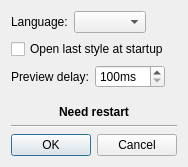
<?xml version="1.0" encoding="UTF-8"?>
<ui version="4.0">
 <class>Options</class>
 <widget class="QDialog" name="Options">
  <property name="geometry">
   <rect>
    <x>0</x>
    <y>0</y>
    <width>188</width>
    <height>167</height>
   </rect>
  </property>
  <property name="windowTitle">
   <string>Options</string>
  </property>
  <layout class="QGridLayout" name="gridLayout">
   <item row="0" column="0">
    <layout class="QHBoxLayout" name="horizontalLayout">
     <item>
      <widget class="QLabel" name="label">
       <property name="text">
        <string>Language:</string>
       </property>
      </widget>
     </item>
     <item>
      <widget class="QComboBox" name="comboLang">
       <property name="sizePolicy">
        <sizepolicy hsizetype="Maximum" vsizetype="Fixed">
         <horstretch>1</horstretch>
         <verstretch>0</verstretch>
        </sizepolicy>
       </property>
      </widget>
     </item>
     <item>
      <spacer name="horizontalSpacer">
       <property name="orientation">
        <enum>Qt::Horizontal</enum>
       </property>
       <property name="sizeType">
        <enum>QSizePolicy::Expanding</enum>
       </property>
       <property name="sizeHint" stdset="0">
        <size>
         <width>0</width>
         <height>20</height>
        </size>
       </property>
      </spacer>
     </item>
    </layout>
   </item>
   <item row="1" column="0">
    <widget class="QCheckBox" name="checkOpenLast">
     <property name="text">
      <string>Open last style at startup</string>
     </property>
    </widget>
   </item>
   <item row="2" column="0">
    <layout class="QHBoxLayout" name="horizontalLayout_2">
     <item>
      <widget class="QLabel" name="label_2">
       <property name="text">
        <string>Preview delay:</string>
       </property>
      </widget>
     </item>
     <item>
      <widget class="QSpinBox" name="spinPreviewDelay">
       <property name="suffix">
        <string>ms</string>
       </property>
       <property name="minimum">
        <number>100</number>
       </property>
       <property name="maximum">
        <number>5000</number>
       </property>
      </widget>
     </item>
     <item>
      <spacer name="horizontalSpacer_2">
       <property name="orientation">
        <enum>Qt::Horizontal</enum>
       </property>
       <property name="sizeHint" stdset="0">
        <size>
         <width>40</width>
         <height>20</height>
        </size>
       </property>
      </spacer>
     </item>
    </layout>
   </item>
   <item row="3" column="0">
    <spacer name="verticalSpacer">
     <property name="orientation">
      <enum>Qt::Vertical</enum>
     </property>
     <property name="sizeHint" stdset="0">
      <size>
       <width>20</width>
       <height>0</height>
      </size>
     </property>
    </spacer>
   </item>
   <item row="4" column="0">
    <widget class="QLabel" name="labelRestart">
     <property name="font">
      <font>
       <weight>75</weight>
       <bold>true</bold>
      </font>
     </property>
     <property name="text">
      <string>Need restart</string>
     </property>
     <property name="alignment">
      <set>Qt::AlignCenter</set>
     </property>
    </widget>
   </item>
   <item row="5" column="0">
    <widget class="Line" name="line">
     <property name="orientation">
      <enum>Qt::Horizontal</enum>
     </property>
    </widget>
   </item>
   <item row="6" column="0">
    <widget class="QDialogButtonBox" name="buttonBox">
     <property name="orientation">
      <enum>Qt::Horizontal</enum>
     </property>
     <property name="standardButtons">
      <set>QDialogButtonBox::Cancel|QDialogButtonBox::Ok</set>
     </property>
    </widget>
   </item>
  </layout>
 </widget>
 <tabstops>
  <tabstop>comboLang</tabstop>
  <tabstop>checkOpenLast</tabstop>
  <tabstop>spinPreviewDelay</tabstop>
  <tabstop>buttonBox</tabstop>
 </tabstops>
 <resources/>
 <connections>
  <connection>
   <sender>buttonBox</sender>
   <signal>accepted()</signal>
   <receiver>Options</receiver>
   <slot>accept()</slot>
   <hints>
    <hint type="sourcelabel">
     <x>207</x>
     <y>96</y>
    </hint>
    <hint type="destinationlabel">
     <x>157</x>
     <y>274</y>
    </hint>
   </hints>
  </connection>
  <connection>
   <sender>buttonBox</sender>
   <signal>rejected()</signal>
   <receiver>Options</receiver>
   <slot>reject()</slot>
   <hints>
    <hint type="sourcelabel">
     <x>207</x>
     <y>96</y>
    </hint>
    <hint type="destinationlabel">
     <x>286</x>
     <y>274</y>
    </hint>
   </hints>
  </connection>
  <connection>
   <sender>comboLang</sender>
   <signal>currentIndexChanged(int)</signal>
   <receiver>Options</receiver>
   <slot>slotSomethingImportantChanged()</slot>
   <hints>
    <hint type="sourcelabel">
     <x>121</x>
     <y>19</y>
    </hint>
    <hint type="destinationlabel">
     <x>275</x>
     <y>24</y>
    </hint>
   </hints>
  </connection>
 </connections>
 <slots>
  <slot>slotSomethingImportantChanged()</slot>
 </slots>
</ui>
